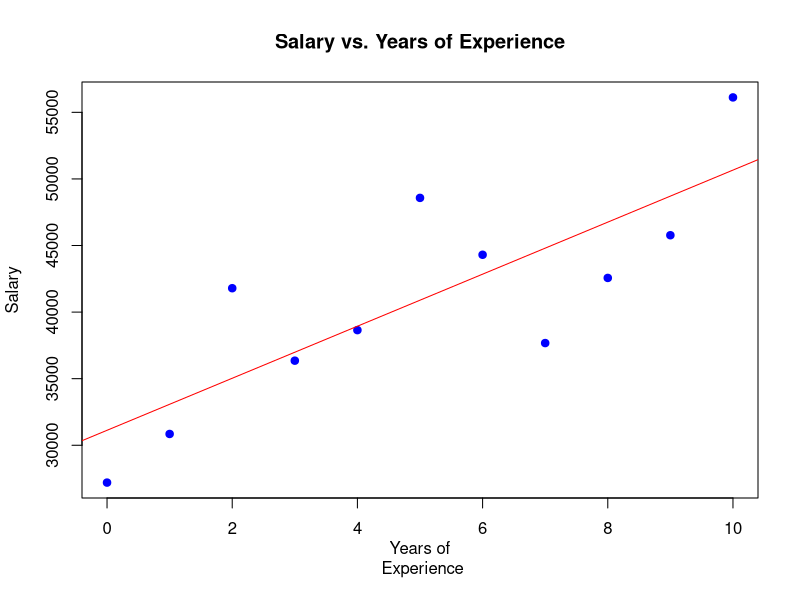
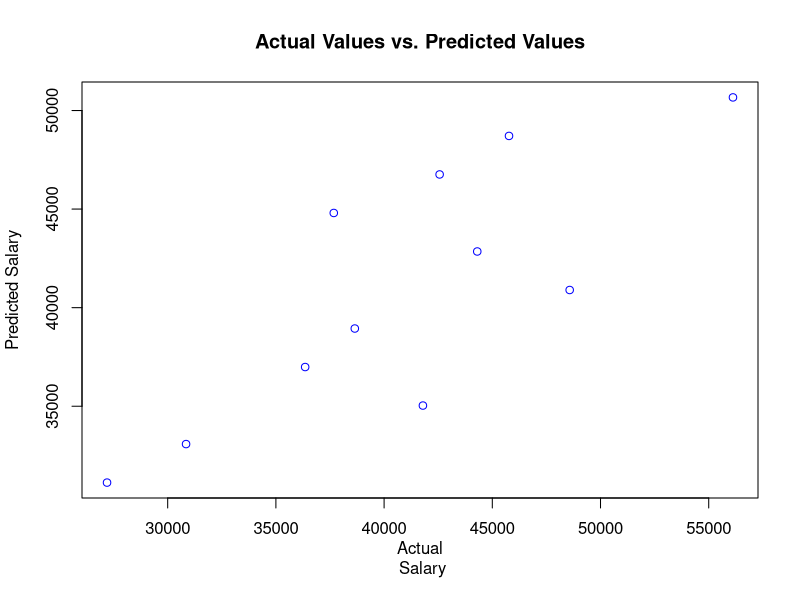
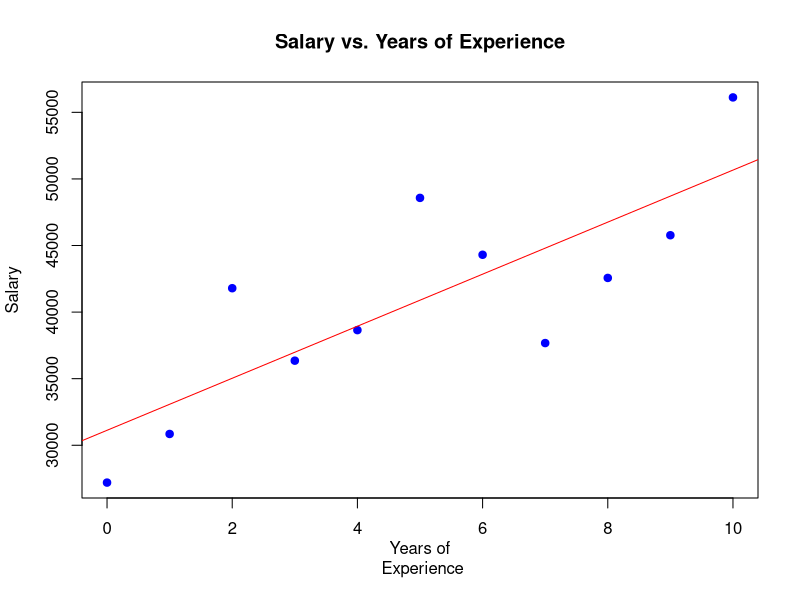
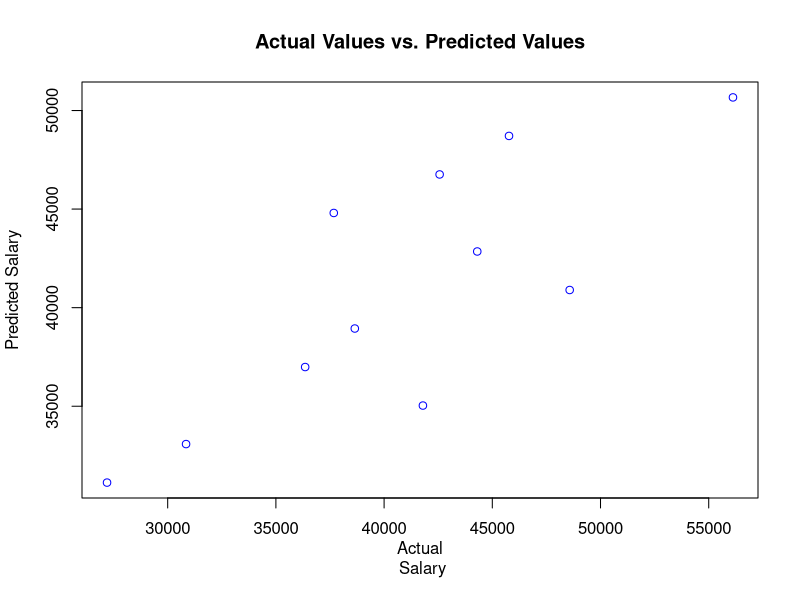

The R source for these figures, in order:
#Demonstrate the progression of salary with years of experience using a suitable data set
#(You can create your own dataset). Plot the graph visualizing the best fit line on the plot of the
#given data points. Plot a curve of Actual Values vs. Predicted values to show their correlation
#and performance of the model. Interpret the meaning of the slope and y-intercept of the line
#with respect to the given data. Implement using lm function. Save the graphs and coefficients
#in files. Attach the predicted values of salaries as a new column to the original data set and
#save the data as a new CSV file

 # Create a sample dataset
 set.seed(123) # Set a random seed for reproducibility
 years_of_experience <- 0:10 # Years of experience
 salaries <- 30000 + 2000 * years_of_experience + rnorm(11, mean = 0, sd = 5000) 

 # Create a data frame
 data <- data.frame(Experience = years_of_experience, Salary = salaries)

 # Fit a linear regression model
 model <- lm(Salary ~ Experience, data = data)

 # Plot the data points and best fit line
 plot(data$Experience, data$Salary, main = "Salary vs. Years of Experience", xlab = "Years of
 Experience", ylab = "Salary", pch = 19, col = "blue")
 abline(model, col = "red")

 # Save the plot
 png("salary_vs_experience_plot.png")
 plot(data$Experience, data$Salary, main = "Salary vs. Years of Experience", xlab = "Years of
 Experience", ylab = "Salary", pch = 19, col = "blue")
 abline(model, col = "red")
 dev.off()

 # Predict values using the model
 predicted_values <- predict(model, data)

 # Plot the curve of actual values vs. predicted values
 plot(data$Salary, predicted_values, main = "Actual Values vs. Predicted Values", xlab = "Actual
 Salary", ylab = "Predicted Salary", col = "blue")
 abline(h = 0, v = 0, col = "red")

 # Save the correlation plot
 png("actual_vs_predicted_plot.png")
 plot(data$Salary, predicted_values, main = "Actual Values vs. Predicted Values", xlab = "Actual
 Salary", ylab = "Predicted Salary", col = "blue")
 abline(h = 0, v = 0, col = "red")
 dev.off()

 # Interpret the slope and y-intercept of the line
 coefficients <- coef(model)
 slope <- coefficients["Experience"]
 intercept <- coefficients["(Intercept)"]
 cat("The slope (coefficient for Experience) is", slope, "\n")
 cat("The y-intercept (Intercept) is", intercept, "\n")

 # Attach the predicted values as a new column to the original data frame
 data$Predicted_Salary <- predicted_values
 
 # Save the data with predicted values as a new CSV file
 write.csv(data, "salary_vs_experience_data_with_predictions.csv", row.names = FALSE)